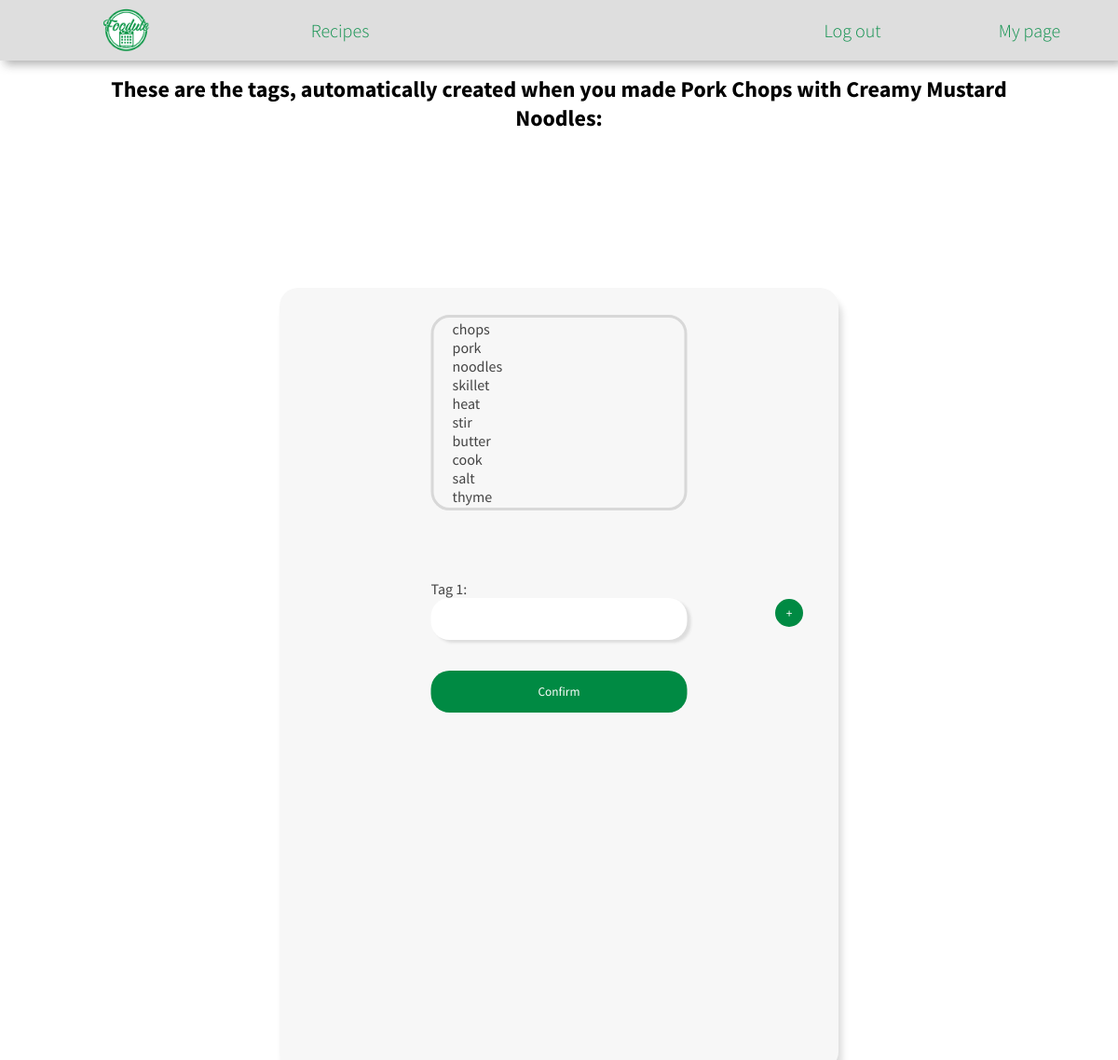
The app's page /confirmation/ (signed in) with its own data.
### recipes/models.py (models this page shows, shortened)
class Recipe(models.Model):
    name = models.CharField(max_length=100)
    timetomake = models.IntegerField()  # How long it takes to make the meal
    image = models.ImageField(upload_to='images/', default='default.jpg', null=True)
    ingredients = models.CharField(max_length=600, default="none") #changed max_length to 600
    recipe = models.TextField(max_length=2000, unique=True)
    one_star = models.IntegerField(default=0)    # Number of 1-star ratings
    two_star = models.IntegerField(default=0)    # Number of 2-star ratings
    three_star = models.IntegerField(default=0)  # Number of 3-star ratings
    four_star = models.IntegerField(default=0)   # Number of 4-star ratings
    five_star = models.IntegerField(default=0)   # Number of 5-star ratings
    num_ratings = models.IntegerField(default=0)
    rating = models.IntegerField(default=0) # Rating
    like = models.BooleanField(default=False)
    like_count = models.IntegerField(default=0)
    public = models.BooleanField(default=False)
    def __str__(self):
        return f'{self.name}'
    class Difficulty(models.TextChoices):
        NOT = 'N', _('Not provided')
        EASY = 'E', _('Easy')
        MEDIUM = 'M', _('Medium')
        HARD = 'H', _('Hard')
    difficulty = models.CharField(max_length=10, choices=Difficulty.choices, default=Difficulty.NOT)
    kcal = models.IntegerField(null=True)
    user = models.ForeignKey(FoodUser, on_delete=models.CASCADE, null=True) #User that created the recipe

class Keyword(models.Model):
    word = models.CharField(max_length=50, unique=True)
    recipe = models.ManyToManyField(Recipe)
    def __str__(self):
        return f'{self.word}'

### users/views.py (the view)
# urls.py: path('confirmation/', user_views.confirmation_page_view, name='confirmation')
def confirmation_page_view(request):
    if request.user.is_authenticated:
        try:
            added_recipe = Recipe.objects.latest('id')
            filter_keywords = Keyword.objects.filter(recipe=added_recipe)
        except Recipe.DoesNotExist:
                return redirect('profile')
        if request.method == 'POST':
            try:
                for key, value in request.POST.items():
                    if not key == "csrfmiddlewaretoken":
                        if len(value) >= 1:
                            new_keyword = Keyword.objects.create(word=value)
                            new_keyword.recipe.add(added_recipe)
            except IntegrityError:
                return redirect('confirmation')
            return redirect('/recipes')
        else:
            context = {'recipe': added_recipe,'keyword':filter_keywords}
            return render(request, 'users/confirmation.html', context)
        return render(request, 'users/confirmation.html', context)
    else:
        return redirect('login')

### users/templates/users/confirmation.html (shortened to what this page needs)
{% extends 'base.html' %}
{% load static %}
{% block header %}
    <link rel="stylesheet" href="{% static 'css/style_confirmation.css' %}">
{% endblock %}
{%block content%}
<div class = 'header1'>
    <h2>These are the tags, automatically created when you made {{recipe}}:</h2>
</div>
<form method= "POST" enctype="multipart/form-data">
    <div class ='content'>
            <ul class= 'taglist'>
                {% for tags in keyword %}
                    <li>
                        {{tags}}
                    </li>
                {% endfor %}
            </ul>
    <div class = 'add_button'>
        <input type="button" value='+' onClick="addRow('tagtable')" />
    </div>
        <div class = 'extra_tags' >
            <table id="tagtable" class="tag_table">
                <tr>
                    <td>
                        <label>Tag 1:</label>
                        <input type="text" name="Tag1" />
                    </td>
                </tr>
            </table>
        </div>
        <div class = 'confirm'>
            <button type="submit">Confirm</button>
        </div>
    </div>
</form>
{% endblock %}

### users/static/css/style_confirmation.css (style rules this page uses)
.add_button { top: 84px; position: relative; left: 32%; transform: translate(-50%); cursor: pointer; width: 40px; }
li,label { color: #444; }
.content { margin-top: 20vh; height: 105vh; width: 50vw; position: absolute; top: 50%; left: 50%; transform: translate(-50%,-50%); background-color: #F7F7F7; border-radius: 20px; box-shadow: 4px 10px 7px; color: #DDD; }
.header1 { text-align: center; padding: 80px; }
.taglist { position: relative; list-style-type: none; border-radius: 20px; border-style: solid; border-color: #D8D8D8; top: -1vh; width: 275px; left: 50%; transform: translateX(-50%); padding: 2px 20px; margin-top: 5vh; z-index: 1; }
.add_button input { position: relative; border-radius: 100%; border: solid; left: 30vw; width: 30px; height: 30px; border-color: #008A43; background-color: #008A43; color: #FFF; cursor: pointer; }
.confirm button { height: 45px; width: 275px; border-radius: 20px; background-color: #008A43; top: 18px; position: relative; left: 50%; transform: translate(-50%); border: none; color: white; cursor: pointer; }
.tag_table { position: relative; top: -1vh; height: 45px; width: 250px; left: 50%; transform: translateX(-50%); padding: 2px 20px; margin-top: 5vh; z-index: 1; }
.tag_table input { position: relative; border-radius: 20px; border-style: none; box-shadow: 4px 3px 3px #DDD; height: 45px; width: 275px; padding: 4px 20px; }

### recipes/static/css/base.css (style rules this page uses)
* { margin: 0px; padding: 0px; box-sizing: border-box; font-family: 'Source Sans Pro', sans-serif; }

### records on screen
Recipe: name "Pork Chops with Creamy Mustard Noodles"
Keyword: word "chops"
Keyword: word "pork"
Keyword: word "noodles"
Keyword: word "skillet"
Keyword: word "heat"
Keyword: word "stir"
Keyword: word "butter"
Keyword: word "cook"
Keyword: word "salt"
Keyword: word "thyme"
